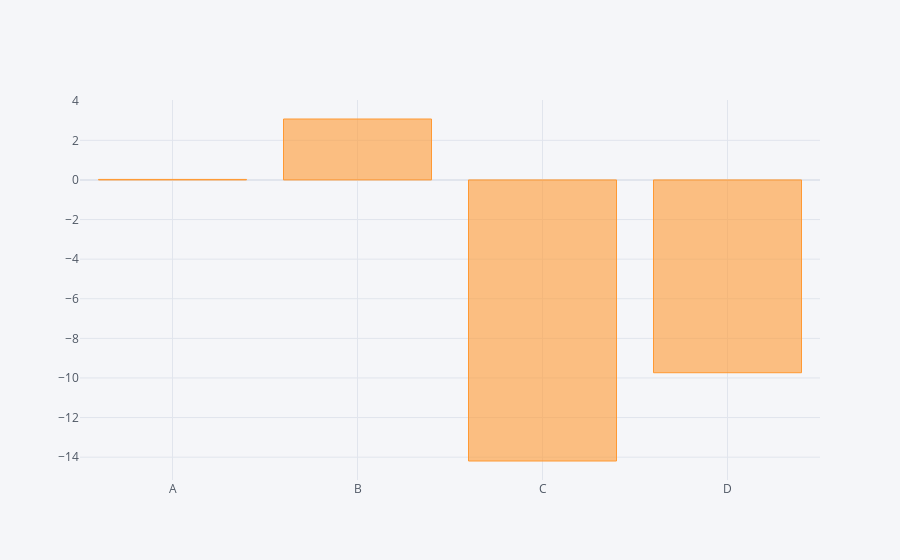

The notebook cell this image was saved under:
### Code cell
# Let's use an aggregate function on df to be able to create a barplot
df.sum().iplot(kind='bar')

### Figure 1 — Plotly figure (JSON) as saved in the notebook; plotly's stock layout.template omitted (floating-point values rounded to 4 significant figures)
{"data": [{"marker": {"color": "rgba(255, 153, 51, 0.6)", "line": {"color": "rgba(255, 153, 51, 1.0)", "width": 1}}, "name": "None", "orientation": "v", "text": "", "type": "bar", "x": ["A", "B", "C", "D"], "y": [0.02596, 3.077, -14.19, -9.736]}], "layout": {"autosize": true, "legend": {"bgcolor": "#F5F6F9", "font": {"color": "#4D5663"}}, "paper_bgcolor": "#F5F6F9", "plot_bgcolor": "#F5F6F9", "title": {"font": {"color": "#4D5663"}}, "xaxis": {"autorange": true, "gridcolor": "#E1E5ED", "range": [-0.5, 3.5], "showgrid": true, "tickfont": {"color": "#4D5663"}, "title": {"font": {"color": "#4D5663"}, "text": ""}, "type": "category", "zerolinecolor": "#E1E5ED"}, "yaxis": {"autorange": true, "gridcolor": "#E1E5ED", "range": [-15.15, 4.036], "showgrid": true, "tickfont": {"color": "#4D5663"}, "title": {"font": {"color": "#4D5663"}, "text": ""}, "type": "linear", "zerolinecolor": "#E1E5ED"}}}
